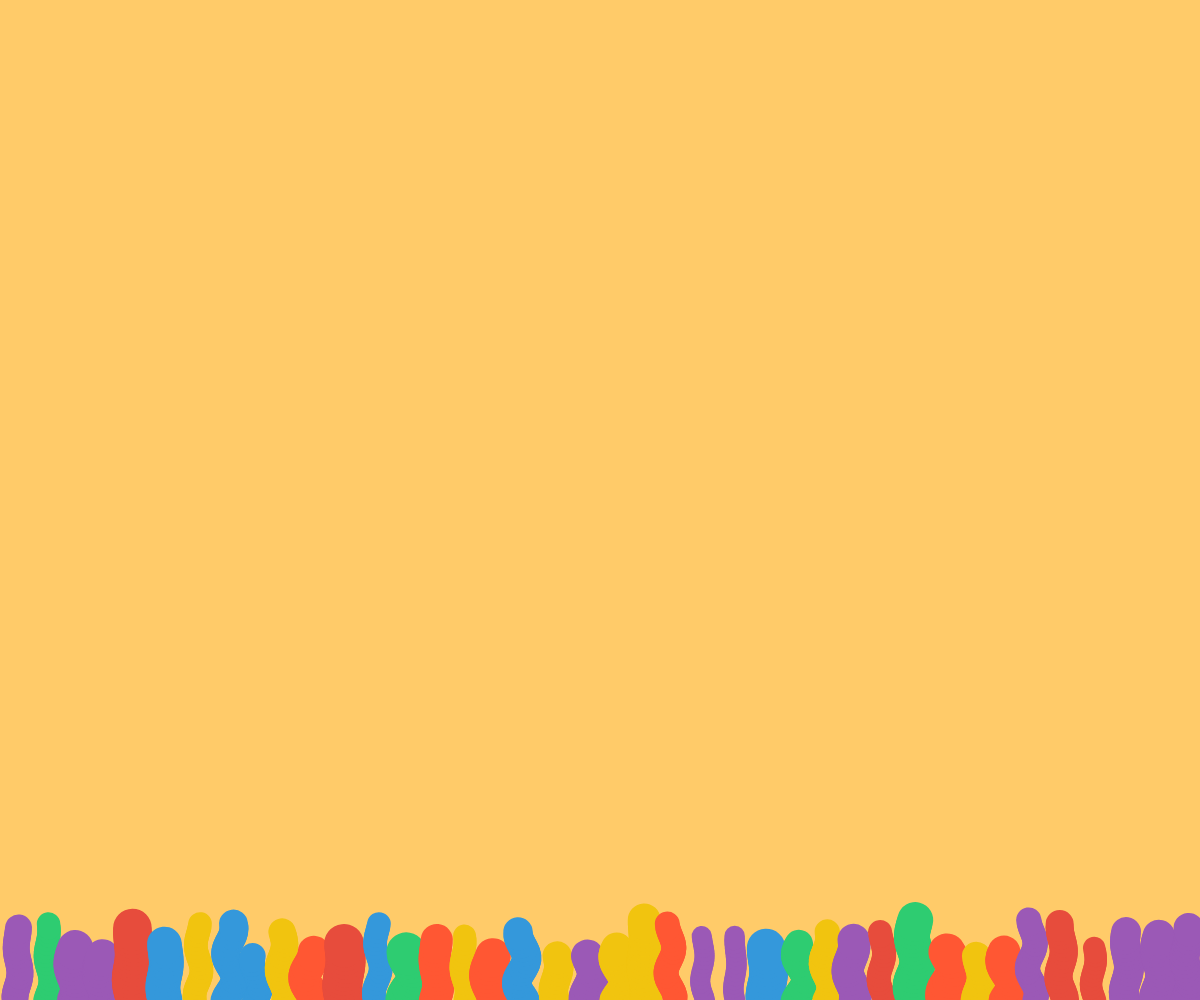
Frame 1 (no input)
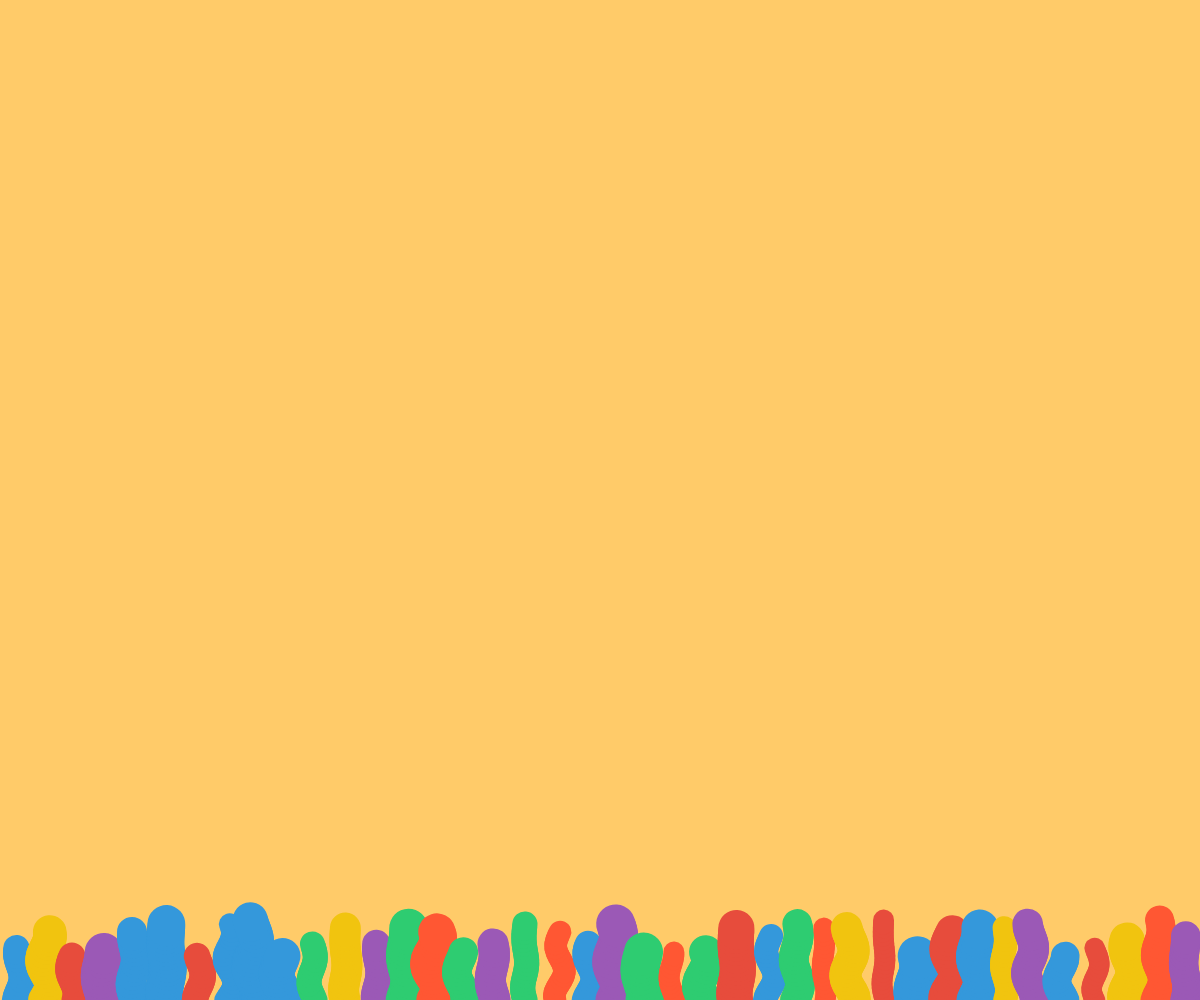
Frame 60 (no input)
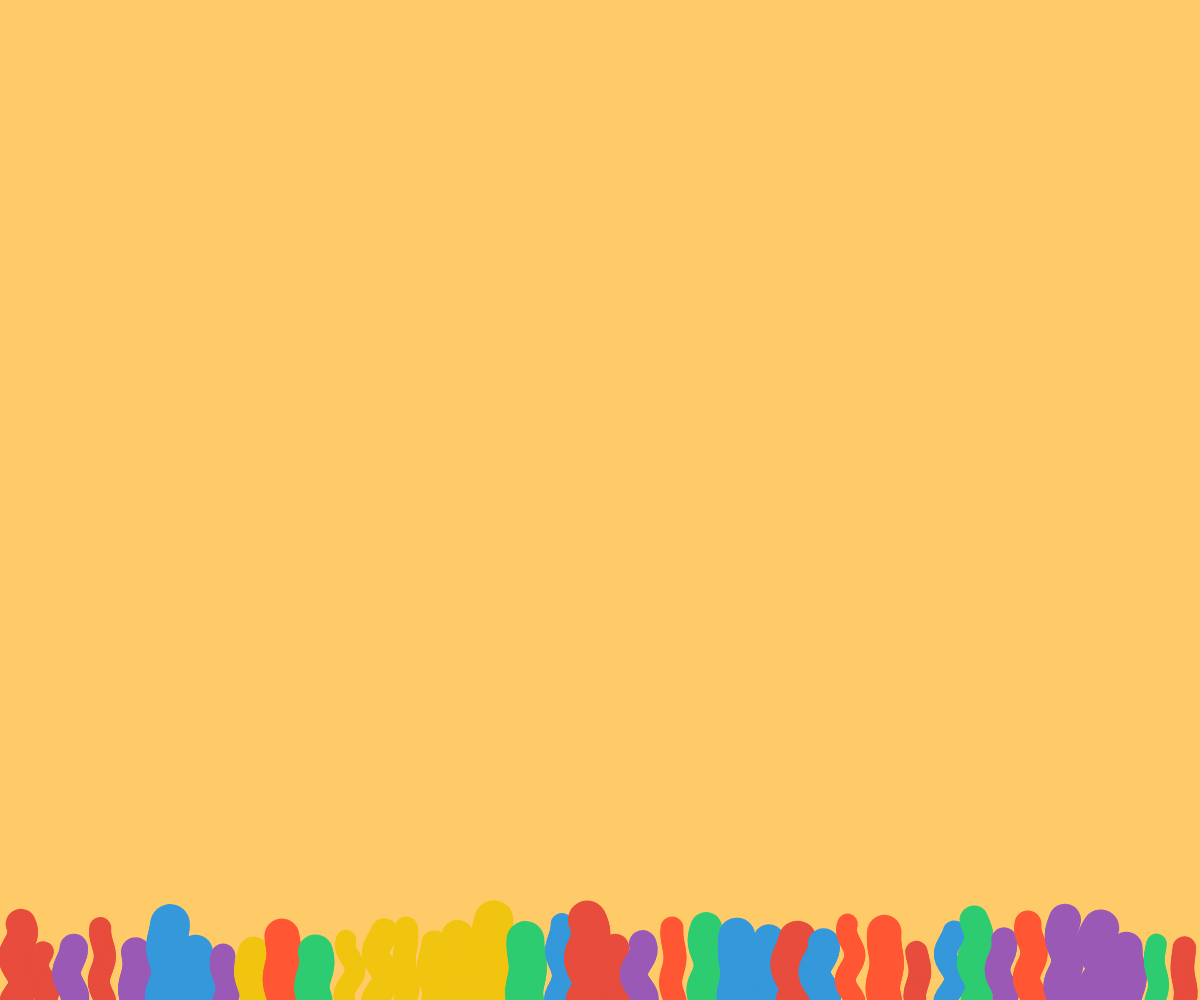
Frame 120 (the mouse pressed at the canvas centre since frame 60)

The p5.js sketch that drew these frames (run headless with seeded random() and noise() and a simulated clock; from frame 60 on, the mouse is pressed at the canvas centre):

// p5.js sketch
// ── sketch.js
function setup() {
  createCanvas(windowWidth, windowHeight); // 初始化畫布大小為視窗寬高
}

function draw() {
  // 畫布背景顏色
  background(255, 203, 105);

  // 設定海草的參數
  let seaweedCount = 40; // 海草數量
  let colors = [
    color(255, 87, 51), // 鮮紅
    color(46, 204, 113), // 鮮綠
    color(52, 152, 219), // 鮮藍
    color(241, 196, 15), // 鮮黃
    color(155, 89, 182), // 鮮紫
    color(231, 76, 60), // 鮮橙紅
  ];

  // 計算每條海草的水平間距，讓它們均勻分佈
  let spacing = width / seaweedCount;

  for (let n = 0; n < seaweedCount; n++) {
    // 每條海草的固定底部 x 座標
    let baseX = n * spacing + spacing / 2; // 均勻分佈
    let baseY = height; // 固定在畫布底部
    let totalHeight = random(40, 80); // 隨機高度
    let segmentLength = 4; // 每段枝節的長度固定為 4
    let segments = totalHeight / segmentLength; // 計算節點數量
    let maxAmplitude = random(1, 3); // 隨機寬度（振幅）限制在 1~3
    let seaweedColor = random(colors); // 隨機顏色
    let seaweedThickness = random(20, 40); // 隨機粗細

    // 初始化上一個節點的座標
    let prevX = baseX;
    let prevY = baseY;

    // 設定海草顏色和粗細
    stroke(seaweedColor);
    strokeWeight(seaweedThickness);

    // 繪製每一節海草
    for (let i = 0; i < segments; i++) {
      // 計算當前節點的擺動效果
      let offsetX = sin(frameCount * 0.01 + i * 0.5 + n) * (maxAmplitude - i * 0.05); // 振幅隨節點遞減
      let currentX = prevX + offsetX; // 基於上一節點的擺動
      let currentY = prevY - segmentLength; // 每節向上移動固定距離

      // 繪製線段
      line(prevX, prevY, currentX, currentY);

      // 更新上一個節點的座標
      prevX = currentX;
      prevY = currentY;
    }
  }
}

// 當視窗大小改變時調整畫布大小
function windowResized() {
  resizeCanvas(windowWidth, windowHeight); // 動態調整畫布大小
}
